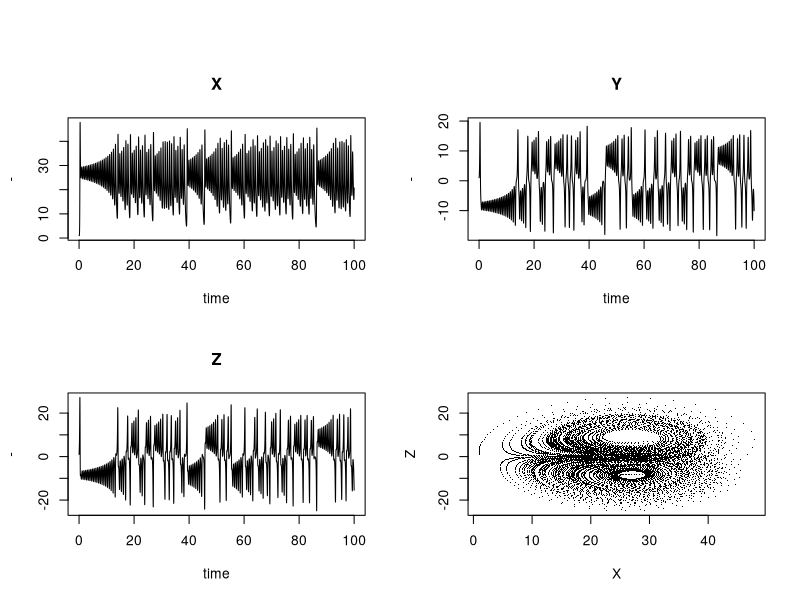

Recreate this plot in R.
#!/usr/bin/Rscript

require(deSolve)

## =======================================================================
## Example: Numerical solution of the famous Lorenz equation, with a
## strange attractor
## =======================================================================

parameters <- c(a = -8/3,
                b = -10,
                c = 28)

state <- c(X = 1, Y = 1, Z = 1)

## the Lorenz ODE system

lorenz <- function(t, state, parameters) {
    with(as.list(c(state, parameters)),{

# rate of change

        dX <- a*X + Y*Z
        dY <- b * (Y-Z)
        dZ <- -X*Y + c*Y - Z

# return the rate of change

        list(c(dX, dY, dZ))

    })

}

pdf("lorenz-attractor.pdf")

times <- seq(0, 100, by = 0.01)

out <- ode(y = state, times = times, func = lorenz, parms = parameters)

# head(out)

par(oma = c(0, 0, 3, 0))
plot(out, xlab = "time", ylab = "-")
plot(out[, "X"], out[, "Z"], pch = ".",xlab = "X", ylab = "Z")

# mtext(outer = TRUE, side = 3, "Lorenz model", cex = 1.5)
